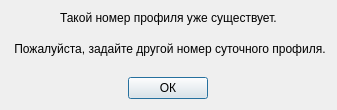
<?xml version="1.0" encoding="UTF-8"?>
<ui version="4.0">
 <class>Dialog_profile_break</class>
 <widget class="QDialog" name="Dialog_profile_break">
  <property name="geometry">
   <rect>
    <x>0</x>
    <y>0</y>
    <width>307</width>
    <height>110</height>
   </rect>
  </property>
  <property name="windowTitle">
   <string>Dialog</string>
  </property>
  <layout class="QVBoxLayout" name="verticalLayout">
   <item alignment="Qt::AlignHCenter|Qt::AlignTop">
    <widget class="QLabel" name="label">
     <property name="text">
      <string>Такой номер профиля уже существует.</string>
     </property>
    </widget>
   </item>
   <item alignment="Qt::AlignHCenter|Qt::AlignTop">
    <widget class="QLabel" name="label_2">
     <property name="text">
      <string> Пожалуйста, задайте другой номер суточного профиля.</string>
     </property>
    </widget>
   </item>
   <item alignment="Qt::AlignHCenter|Qt::AlignBottom">
    <widget class="QPushButton" name="pushButton">
     <property name="sizePolicy">
      <sizepolicy hsizetype="Fixed" vsizetype="Fixed">
       <horstretch>0</horstretch>
       <verstretch>0</verstretch>
      </sizepolicy>
     </property>
     <property name="text">
      <string>ОК</string>
     </property>
    </widget>
   </item>
  </layout>
 </widget>
 <resources/>
 <connections/>
</ui>
